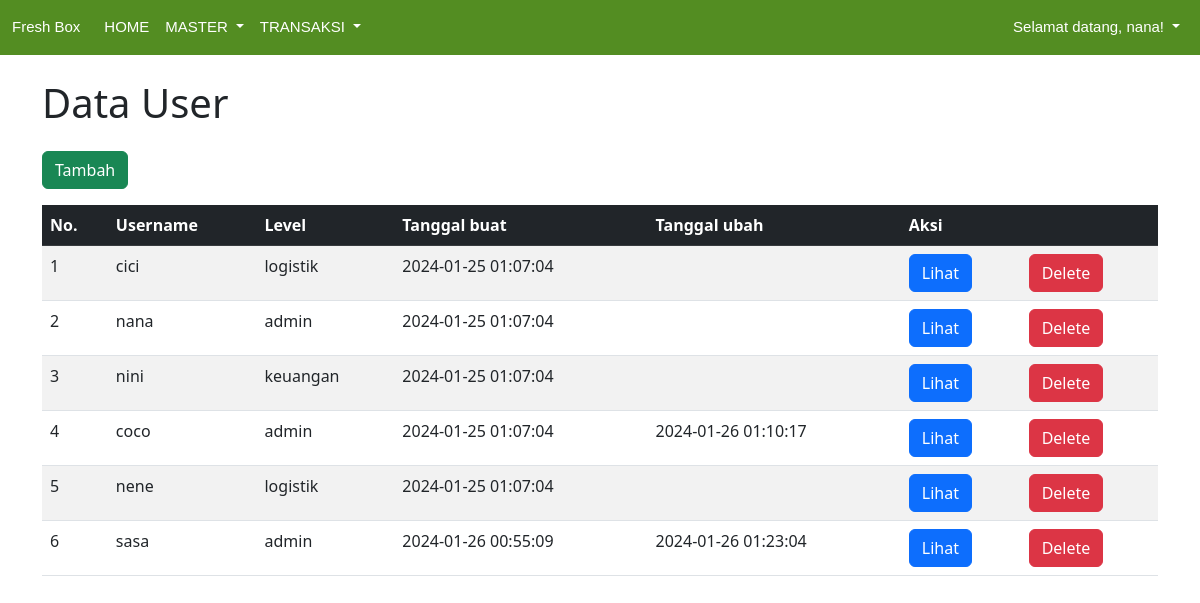
Page /user.php (signed in) on the earlier database version.
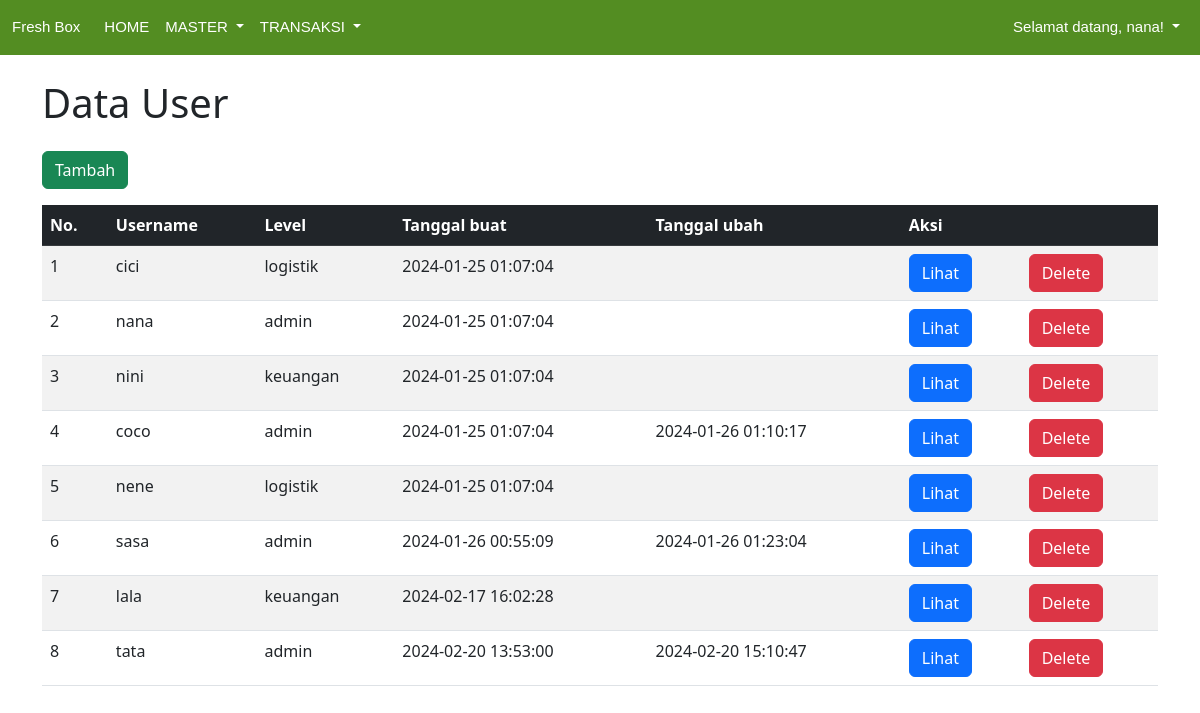
Same page on the later database version.
### tables this page shows
CREATE TABLE `user` (
  `id` int(11) UNSIGNED NOT NULL,
  `username` varchar(50) NOT NULL,
  `password` varchar(255) NOT NULL,
  `level` enum('admin','keuangan','logistik') NOT NULL,
  `created_at` timestamp NOT NULL DEFAULT current_timestamp(),
  `updated_at` timestamp NULL DEFAULT NULL ON UPDATE current_timestamp()
);

### user.php (the view, shortened to what this page needs)
<!DOCTYPE html>
<html>
<head>
    <link href="https://cdnjs.cloudflare.com/ajax/libs/bootstrap/5.3.0/css/bootstrap.min.css" rel="stylesheet">
</head>
<body>
    <?php include "menu.php"; ?>
    <?php
    require "koneksi.php";
    $sql = "SELECT * FROM user";
    $query = mysqli_query($koneksi, $sql);
    ?>
    <div class="container mt-4">
        <h1 class="mb-4">Data User</h1>
        <form action="new-user.php" method="GET">
            <button type="submit" class="btn btn-success mb-3">Tambah</button>
        </form>
        <div class="table-responsive">
            <table class="table table-striped table-hover">
                <thead class="table-dark">
                    <tr>
                        <th>No.</th>
                        <th>Username</th>
                        <th>Level</th>
                        <th>Tanggal buat</th>
                        <th>Tanggal ubah</th>
                        <th colspan="2">Aksi</th>
                    </tr>
                </thead>
                <tbody>
                    <?php $i = 1; ?>
                    <?php while ($user = mysqli_fetch_array($query)) : ?>
                        <tr>
                            <td><?= $i ?></td>
                            <td><?= $user["username"] ?></td>
                            <td><?= $user["level"] ?></td>
                            <td><?= $user["created_at"] ?></td>
                            <td><?= $user["updated_at"] ?></td>
                            <td>
                                <form action="read-user.php" method="GET">
                                    <button type="submit" class="btn btn-primary">Lihat</button>
                                </form>
                            </td>
                            <td>
                                <form action="delete-user.php" method="POST" onsubmit="return konfirmasi(this)">
                                    <button type="submit" class="btn btn-danger">Delete</button>
                                </form>
                            </td>
                        </tr>
                        <?php $i++; ?>
                    <?php endwhile ?>
                </tbody>
            </table>
        </div>
    </div>
</body>
</html>

Differences in the rows shown:
added user: username "lala", level "keuangan", created_at "2024-02-17 16:02:28"
added user: username "tata", level "admin", created_at "2024-02-20 13:53:00", updated_at "2024-02-20 15:10:47"
